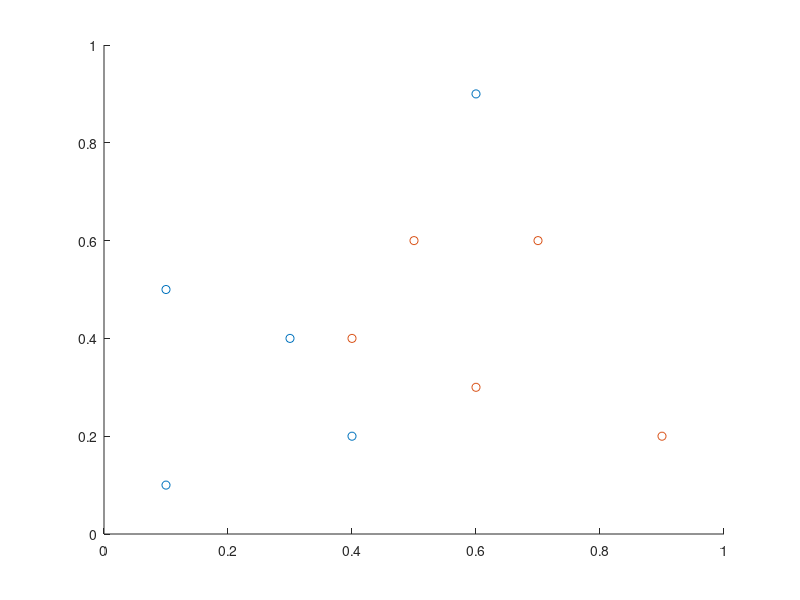

The MATLAB script that drew this image: (Note: this script raises an error after producing the figure.)
clear all; close all; clc;

% visualize data (in this easy example)
x1 = [0.1,0.3,0.1,0.6,0.4];
y1 = [0.1,0.4,0.5,0.9,0.2];

x2 = [0.6,0.5,0.9,0.4,0.7];
y2 = [0.3,0.6,0.2,0.4,0.6];

scatter(x1, y1, 'blue')
hold on;
scatter(x2, y2, 'red')

x = [x1, x2; y1, y2];
y = [ones(1,5) zeros(1,5); zeros(1,5) ones(1,5)];


% define activation functions
sigma = @(t) 1./(1+exp(-t));
sigmaprime = @(t) sigma(t).*(1-sigma(t));

shape = [2, 3, 3, 2];   % ANY NETWORK SHAPE (this includes
%                           input & output layers too)
niter = 3e5;
eta = 0.05;

[costHistory, W, b] = GradientDescent( ...
        x, y, niter, sigma, sigmaprime, eta, shape);

save NNparams.mat W b sigma sigmaprime

% plot results
figure
plot(linspace(0,niter,niter)', costHistory, '-')
fprintf('Cost Function: %f\n', costHistory(end));

%% prediction
load NNparams.mat
% generate new random data in the square [0,1]^2
n = 300;
testDatax = rand(n, 2);
testDatay = Predict(W, b, sigma, testDatax');

x = x';
y = int32([zeros(5, 1); ones(5, 1)]');
figure
scatter(x(:,1), x(:,2), [], y, 'o');
hold on;
scatter(testDatax(:,1), testDatax(:,2), [], testDatay, 'filled');